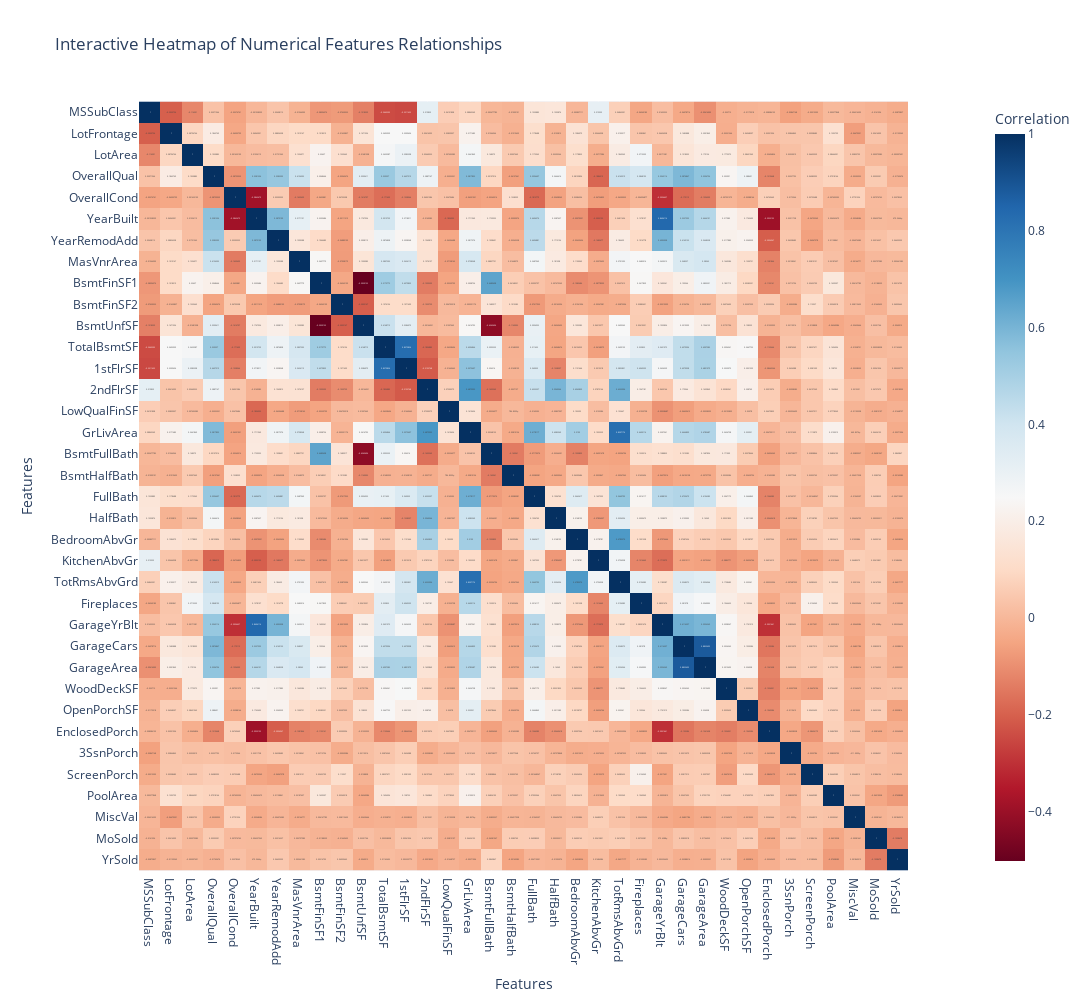

This figure's notebook cell:
### Markdown cell above
Let's discover the reationships between numerical features using an interactive heatmap:

### Code cell
from functions import heat_map

heat_map(X_train, numerical_features)

### Figure 1 — Plotly figure (JSON) as saved in the notebook; plotly's stock layout.template omitted (floating-point values rounded to 4 significant figures; data arrays with more than 128 entries replaced by an {"elided": "..."} marker saying what was removed)
{"data": [{"coloraxis": "coloraxis", "hovertemplate": "Features: %{x}<br>Features: %{y}<br>Correlation: %{z}<extra></extra>", "name": "0", "texttemplate": "%{z}", "type": "heatmap", "x": ["MSSubClass", "LotFrontage", "LotArea", "OverallQual", "OverallCond", "YearBuilt", "YearRemodAdd", "MasVnrArea", "BsmtFinSF1", "BsmtFinSF2", "BsmtUnfSF", "TotalBsmtSF", "1stFlrSF", "2ndFlrSF", "LowQualFinSF", "GrLivArea", "BsmtFullBath", "BsmtHalfBath", "FullBath", "HalfBath", "BedroomAbvGr", "KitchenAbvGr", "TotRmsAbvGrd", "Fireplaces", "GarageYrBlt", "GarageCars", "GarageArea", "WoodDeckSF", "OpenPorchSF", "EnclosedPorch", "3SsnPorch", "ScreenPorch", "PoolArea", "MiscVal", "MoSold", "YrSold"], "xaxis": "x", "y": ["MSSubClass", "LotFrontage", "LotArea", "OverallQual", "OverallCond", "YearBuilt", "YearRemodAdd", "MasVnrArea", "BsmtFinSF1", "BsmtFinSF2", "BsmtUnfSF", "TotalBsmtSF", "1stFlrSF", "2ndFlrSF", "LowQualFinSF", "GrLivArea", "BsmtFullBath", "BsmtHalfBath", "FullBath", "HalfBath", "BedroomAbvGr", "KitchenAbvGr", "TotRmsAbvGrd", "Fireplaces", "GarageYrBlt", "GarageCars", "GarageArea", "WoodDeckSF", "OpenPorchSF", "EnclosedPorch", "3SsnPorch", "ScreenPorch", "PoolArea", "MiscVal", "MoSold", "YrSold"], "yaxis": "y", "z": {"elided": "36x36 float values"}}], "layout": {"coloraxis": {"colorbar": {"title": {"text": "Correlation"}}, "colorscale": [[0, "rgb(103,0,31)"], [0.1, "rgb(178,24,43)"], [0.2, "rgb(214,96,77)"], [0.3, "rgb(244,165,130)"], [0.4, "rgb(253,219,199)"], [0.5, "rgb(247,247,247)"], [0.6, "rgb(209,229,240)"], [0.7, "rgb(146,197,222)"], [0.8, "rgb(67,147,195)"], [0.9, "rgb(33,102,172)"], [1, "rgb(5,48,97)"]]}, "height": 1000, "title": {"text": "Interactive Heatmap of Numerical Features Relationships"}, "width": 1300, "xaxis": {"anchor": "y", "constrain": "domain", "domain": [0, 1], "scaleanchor": "y", "title": {"text": "Features"}}, "yaxis": {"anchor": "x", "autorange": "reversed", "constrain": "domain", "domain": [0, 1], "title": {"text": "Features"}}}}
